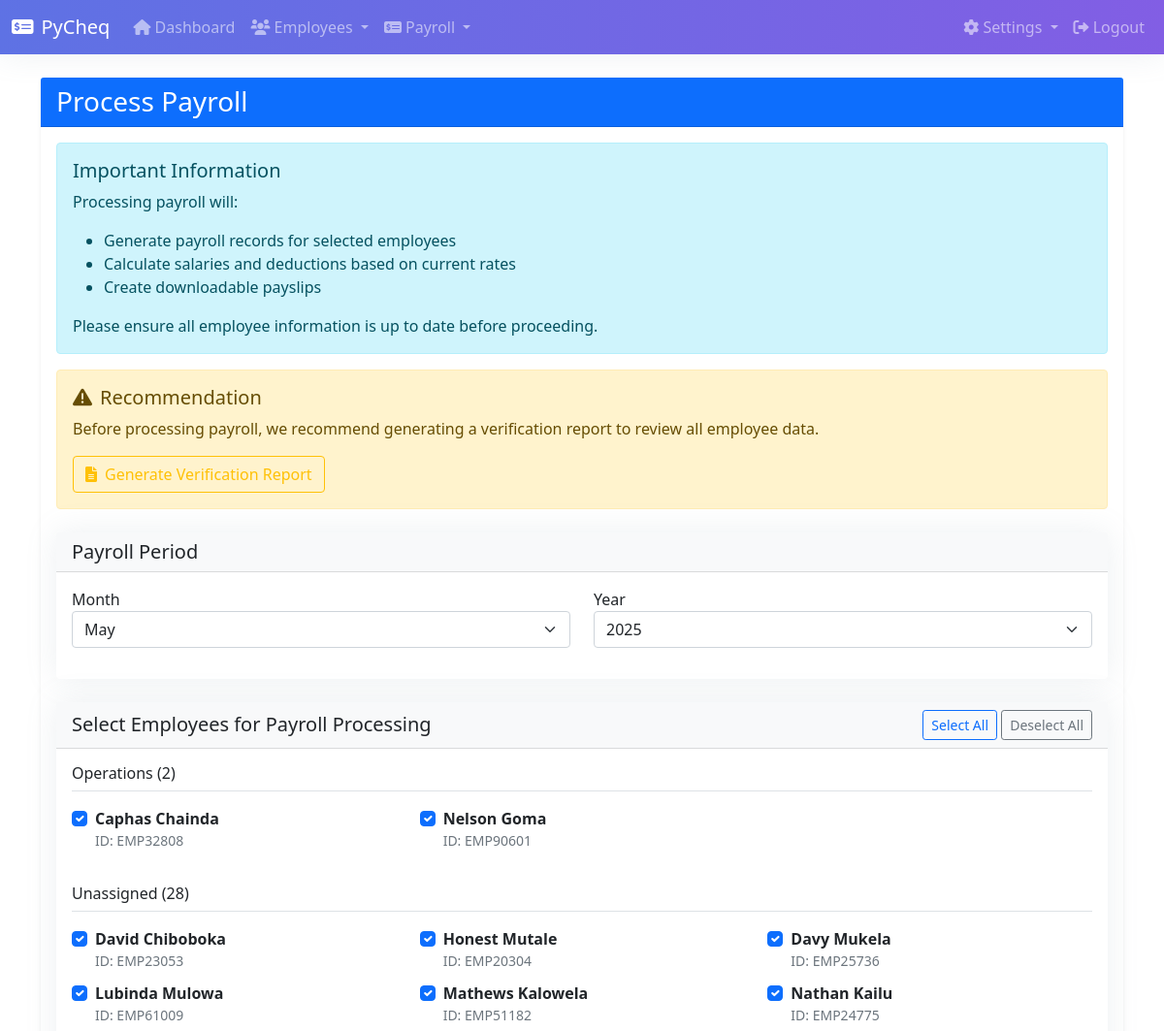
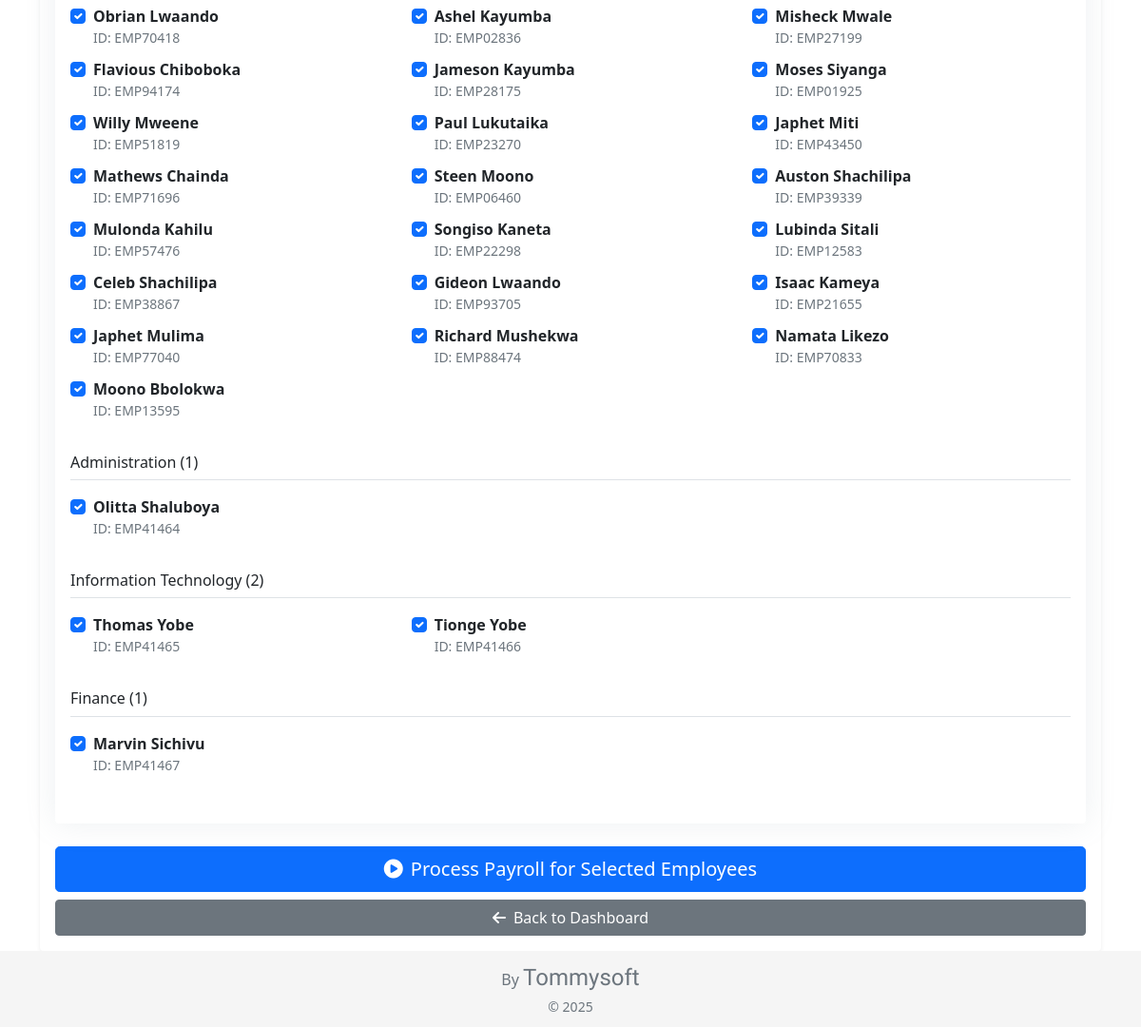
The app's page /process_payroll?skip=true (signed in) with its own data (2 pictures, top to bottom).
### models.py (models this page shows, shortened)
class Employee(db.Model):
    id = db.Column(db.Integer, primary_key=True)
    employee_code = db.Column(db.String(10), unique=True, nullable=False)
    name = db.Column(db.String(100), nullable=False)
    nrc = db.Column(db.String(20), unique=True, nullable=True)
    email = db.Column(db.String(100), unique=True, nullable=True)
    position = db.Column(db.String(100), nullable=False)
    department = db.Column(db.String(100), nullable=True)
    branch_id = db.Column(db.Integer, db.ForeignKey('branch.id'))
    branch = db.relationship('Branch', backref=db.backref('employees', lazy=True))
    basic_salary = db.Column(db.Float, nullable=False)
    housing_allowance = db.Column(db.Float, default=0)
    lunch_allowance = db.Column(db.Float, default=0)
    transport_allowance = db.Column(db.Float, default=0)
    overtime = db.Column(db.Float, default=0)
    salary_advance = db.Column(db.Float, default=0)
    rainbow_loan = db.Column(db.Float, default=0)
    other_deduction = db.Column(db.Float, default=0)
    other_deduction_reason = db.Column(db.String(200), nullable=True)
    hire_date = db.Column(db.DateTime, default=datetime.now)
    is_active = db.Column(db.Boolean, default=True)
    payroll_records = db.relationship('PayrollRecord', backref='employee', lazy=True, cascade='all, delete-orphan', overlaps="employee_rel,payroll_records_list")

### app.py (the view, shortened to what this page needs)
@app.route('/process_payroll', methods=['GET', 'POST'])
@login_required
def process_payroll():
    if request.method == 'GET' and request.args.get('skip') != 'true':
        return redirect(url_for('payrun_verification'))
    company = Company.query.first()
    if not company or not company.is_licensed:
        flash('Your license has expired. Please contact your administrator to renew the license.', 'danger')
        return redirect(url_for('dashboard'))
    employees = Employee.query.filter_by(is_active=True).all()
    employees_by_dept = {}
    for employee in employees:
        dept = employee.department or 'Unassigned'
        if dept not in employees_by_dept:
            employees_by_dept[dept] = []
        employees_by_dept[dept].append(employee)
    current_date = datetime.now()
    current_year = current_date.year
    current_month = current_date.month
    return render_template('process_payroll.html',
                         employees=employees,
                         employees_by_dept=employees_by_dept,
                         current_year=current_year,
                         current_month=current_month)

### app.py (called while the page is built)
@app.template_filter('get_month_name')
def get_month_name(month_number):
    month_names = ['January', 'February', 'March', 'April', 'May', 'June',
                  'July', 'August', 'September', 'October', 'November', 'December']
    return month_names[month_number - 1] if 1 <= month_number <= 12 else ''

@login_manager.user_loader
def load_user(user_id):
    return User.query.get(int(user_id))

### models.py (called while the page is built)
    @property
    def is_valid(self):
        return self.is_active and self.end_date > datetime.utcnow()

    @property
    def current_license(self):
        return License.query.filter_by(company_id=self.id, is_active=True).order_by(License.end_date.desc()).first()

    @property
    def is_licensed(self):
        current_license = self.current_license
        return current_license and current_license.is_valid

### templates/process_payroll.html (shortened to what this page needs)
{% extends "base.html" %}
{% block content %}
<div class="container">
    <div class="row">
        <div class="col-md-12">
            <div class="card shadow-sm">
                <div class="card-header bg-primary text-white">
                    <h3 class="card-title mb-0">Process Payroll</h3>
                </div>
                <div class="card-body">
                    <div class="alert alert-info">
                        <h5 class="alert-heading">Important Information</h5>
                        <p>Processing payroll will:</p>
                        <ul>
                            <li>Generate payroll records for selected employees</li>
                            <li>Calculate salaries and deductions based on current rates</li>
                            <li>Create downloadable payslips</li>
                        </ul>
                        <p class="mb-0">Please ensure all employee information is up to date before proceeding.</p>
                    </div>
                    <div class="alert alert-warning">
                        <h5 class="alert-heading"><i class="fas fa-exclamation-triangle me-2"></i>Recommendation</h5>
                        <p>Before processing payroll, we recommend generating a verification report to review all employee data.</p>
                        <a href="{{ url_for('payrun_verification') }}" class="btn btn-outline-warning">
                            <i class="fas fa-file-alt me-2"></i>Generate Verification Report
                        </a>
                    </div>
                    <form method="POST" action="{{ url_for('process_payroll') }}" class="mt-4">
                        <div class="card mb-4">
                            <div class="card-header bg-light">
                                <h5 class="mb-0">Payroll Period</h5>
                            </div>
                            <div class="card-body">
                                <div class="row">
                                    <div class="col-md-6">
                                        <div class="form-group mb-3">
                                            <label for="month">Month</label>
                                            <select class="form-select" id="month" name="month" required>
                                                {% for i in range(1, 13) %}
                                                <option value="{{ i }}" {% if i == current_month %}selected{% endif %}>{{ i|get_month_name }}</option>
                                                {% endfor %}
                                            </select>
                                        </div>
                                    </div>
                                    <div class="col-md-6">
                                        <div class="form-group mb-3">
                                            <label for="year">Year</label>
                                            <select class="form-select" id="year" name="year" required>
                                                {% for i in range(current_year-2, current_year+3) %}
                                                <option value="{{ i }}" {% if i == current_year %}selected{% endif %}>{{ i }}</option>
                                                {% endfor %}
                                            </select>
                                        </div>
                                    </div>
                                </div>
                            </div>
                        </div>
                        <div class="card mb-4">
                            <div class="card-header bg-light d-flex justify-content-between align-items-center">
                                <h5 class="mb-0">Select Employees for Payroll Processing</h5>
                                <div>
                                    <button type="button" class="btn btn-sm btn-outline-primary" id="selectAll">Select All</button>
                                    <button type="button" class="btn btn-sm btn-outline-secondary" id="deselectAll">Deselect All</button>
                                </div>
                            </div>
                            <div class="card-body">
                                {% if employees|length == 0 %}
                                <div class="alert alert-warning">
                                    <i class="fas fa-exclamation-circle me-2"></i>No active employees found.
                                </div>
                                {% else %}
                                    {% for dept, dept_employees in employees_by_dept.items() %}
                                    <div class="mb-4">
                                        <h6 class="border-bottom pb-2 mb-3">{{ dept }} ({{ dept_employees|length }})</h6>
                                        <div class="row">
                                            {% for employee in dept_employees %}
                                            <div class="col-md-4 mb-2">
                                                <div class="form-check">
                                                    <input class="form-check-input employee-checkbox" type="checkbox" name="selected_employees" value="{{ employee.id }}" id="employee{{ employee.id }}" checked>
                                                    <label class="form-check-label" for="employee{{ employee.id }}">
                                                        <strong>{{ employee.name }}</strong>
                                                        <small class="text-muted d-block">ID: {{ employee.employee_code }}</small>
                                                    </label>
                                                </div>
                                            </div>
                                            {% endfor %}
                                        </div>
                                    </div>
                                    {% endfor %}
                                {% endif %}
                            </div>
                        </div>
                        <div class="d-grid gap-2">
                            <button type="submit" class="btn btn-primary btn-lg" {% if employees|length == 0 %}disabled{% endif %}>
                                <i class="fas fa-play-circle me-2"></i>Process Payroll for Selected Employees
                            </button>
                            <a href="{{ url_for('dashboard') }}" class="btn btn-secondary">
                                <i class="fas fa-arrow-left me-2"></i>Back to Dashboard
                            </a>
                        </div>
                    </form>
                </div>
            </div>
        </div>
    </div>
</div>
{% endblock %}

### templates/base.html (style rules this page uses)
.card { box-shadow: 0 0 2rem 0 rgba(136,152,170,.15); border: 0; }
html { position: relative; min-height: 100%; }
body { margin-bottom: 80px; }

### records on screen
Employee: department "Operations", dept_employees "2", name "Caphas Chainda", employee_code "EMP32808"
Employee: name "Nelson Goma", employee_code "EMP90601"
Employee: name "David Chiboboka", employee_code "EMP23053"
Employee: name "Honest Mutale", employee_code "EMP20304"
Employee: name "Davy Mukela", employee_code "EMP25736"
Employee: name "Lubinda Mulowa", employee_code "EMP61009"
Employee: name "Mathews Kalowela", employee_code "EMP51182"
Employee: name "Nathan Kailu", employee_code "EMP24775"
Employee: name "Obrian Lwaando", employee_code "EMP70418"
Employee: name "Ashel Kayumba", employee_code "EMP02836"
Employee: name "Misheck Mwale", employee_code "EMP27199"
Employee: name "Flavious Chiboboka", employee_code "EMP94174"
Employee: name "Jameson Kayumba", employee_code "EMP28175"
Employee: name "Moses Siyanga", employee_code "EMP01925"
Employee: name "Willy Mweene", employee_code "EMP51819"
Employee: name "Paul Lukutaika", employee_code "EMP23270"
Employee: name "Japhet Miti", employee_code "EMP43450"
Employee: name "Mathews Chainda", employee_code "EMP71696"
Employee: name "Steen Moono", employee_code "EMP06460"
Employee: name "Auston Shachilipa", employee_code "EMP39339"
Employee: name "Mulonda Kahilu", employee_code "EMP57476"
Employee: name "Songiso Kaneta", employee_code "EMP22298"
Employee: name "Lubinda Sitali", employee_code "EMP12583"
Employee: name "Celeb Shachilipa", employee_code "EMP38867"
Employee: name "Gideon Lwaando", employee_code "EMP93705"
Employee: name "Isaac Kameya", employee_code "EMP21655"
Employee: name "Japhet Mulima", employee_code "EMP77040"
Employee: name "Richard Mushekwa", employee_code "EMP88474"
Employee: name "Namata Likezo", employee_code "EMP70833"
Employee: name "Moono Bbolokwa", employee_code "EMP13595"
Employee: department "Administration", dept_employees "1", name "Olitta Shaluboya", employee_code "EMP41464"
Employee: department "Information Technology", dept_employees "2", name "Thomas Yobe", employee_code "EMP41465"
Employee: name "Tionge Yobe", employee_code "EMP41466"
Employee: department "Finance", dept_employees "1", name "Marvin Sichivu", employee_code "EMP41467"

### other values on screen
{{ dept }} "Unassigned"
{{ dept_employees|length }} "28"
form field month "May"
form field year "2025"
